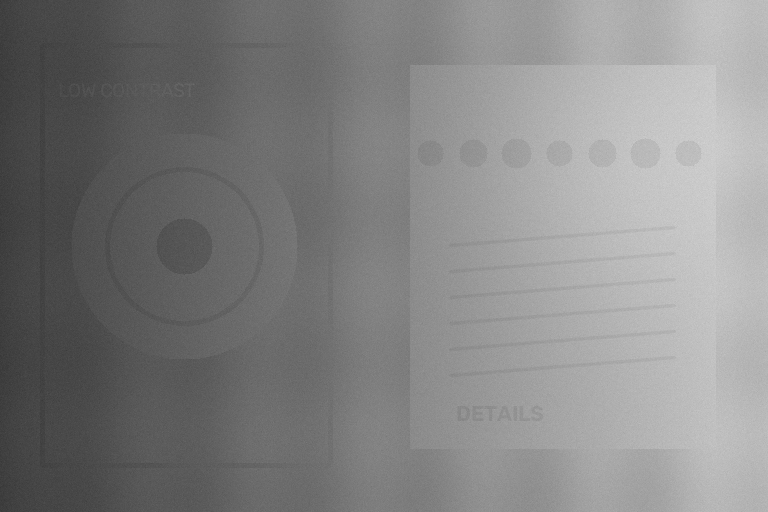
#> input picture output/original.png, 768 x 512 px
$ python -i enhance.py   (imports and definitions only)
#> lines starting #> are read from the running program, lines starting #| are printed output that depends on the picture
#> further down, picture is the input picture: shape (512, 768); min 54, max 211, mean 131.3
"""Five reproducible 8-bit grayscale contrast transforms.

The ACE/LRS function is a transparent teaching implementation inspired by
Srinivasan & Balram (2006); its strength curve is a documented choice, not
an asserted reproduction of the paper's unpublished numerical settings.
"""

from __future__ import annotations

import argparse
from pathlib import Path

import cv2 as cv
import numpy as np


def require_gray8(image: np.ndarray) -> None:
    if image.ndim != 2 or image.dtype != np.uint8:
        raise ValueError("Expected a single-channel uint8 grayscale image")


def he(image: np.ndarray) -> np.ndarray:
    """Global histogram equalization."""
    require_gray8(image)
    return cv.equalizeHist(image)
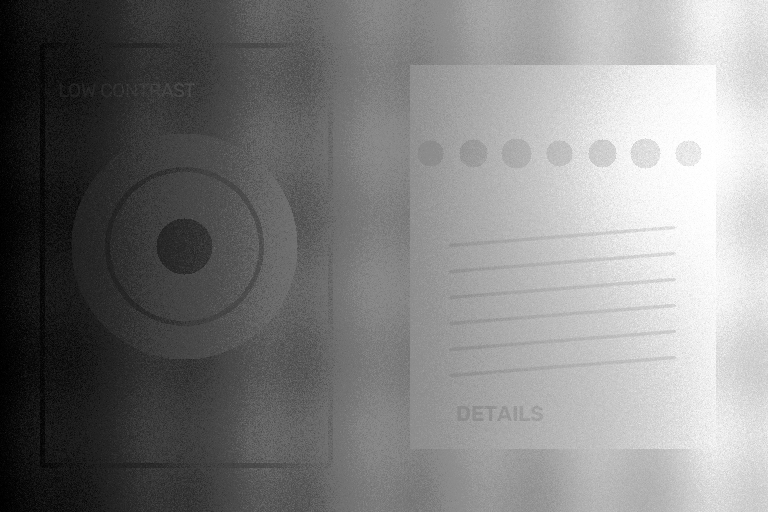
#> returned value: shape (512, 768); min 0, max 255, mean 128.5


def ahe_tiled(image: np.ndarray, grid: tuple[int, int] = (8, 8)) -> np.ndarray:
    """Tile-based AHE with interpolation and an effectively inactive clip cap.

For an 8-bit tile, OpenCV's internal clip threshold is proportional to
clipLimit * tile_area / 256. Setting clipLimit=256 makes that threshold at
least the tile area, so no histogram bin can exceed it. This is tile AHE,
not the slower classical sliding-window AHE at every pixel.
    """
#> called with grid = (8, 8)
    require_gray8(image)
    return cv.createCLAHE(clipLimit=256.0, tileGridSize=grid).apply(image)
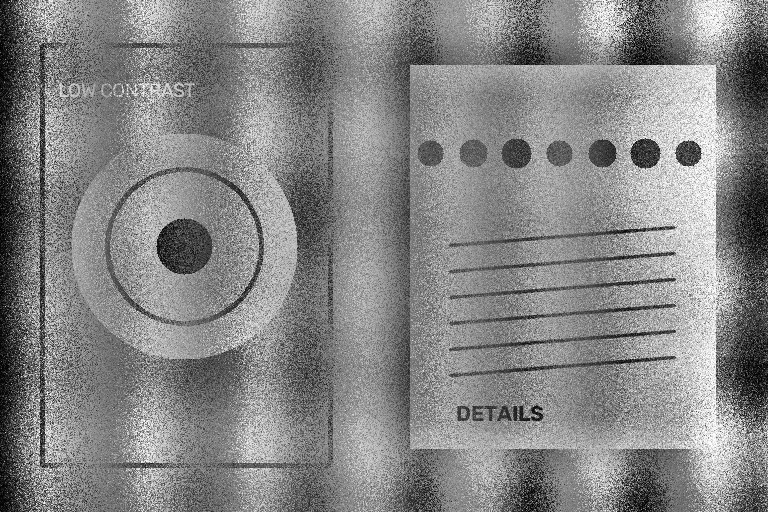
#> returned value: shape (512, 768); min 0, max 255, mean 133.4


def clahe(
    image: np.ndarray,
    clip_limit: float = 2.0,
    grid: tuple[int, int] = (8, 8),
) -> np.ndarray:
    """OpenCV contrast-limited tile AHE."""
#> called with clip_limit = 2, grid = (8, 8)
    require_gray8(image)
    if clip_limit <= 0:
        raise ValueError("clip_limit must be positive")
    return cv.createCLAHE(clipLimit=clip_limit, tileGridSize=grid).apply(image)


def ace_lrs(
    image: np.ndarray,
    strengths: tuple[float, float, float] = (0.95, 0.65, 0.35),
) -> np.ndarray:
    """Adaptive contrast enhancement in three *intensity* regions.

Each region is equalized within its own intensity band. The result is blended
with the input. Its weight follows a triangular function of mean absolute
deviation (MAD): near-zero and near-maximal spread receive little weight.
This captures the paper's described design, while the exact band endpoints,
triangular peak and strengths are explicit teaching choices.
    """
#> called with strengths = (0.95, 0.65, 0.35)
    require_gray8(image)
    if len(strengths) != 3 or any(not 0 <= s <= 1 for s in strengths):
        raise ValueError("strengths must contain three numbers in [0, 1]")

    # [0, 85), [85, 170), [170, 256): contiguous, non-overlapping bands.
    edges = (0, 85, 170, 256)
    lut = np.arange(256, dtype=np.float64)
    hist = np.bincount(image.ravel(), minlength=256)
#> hist = 256 values, max 5396 at index 109, min 0 at index 0, mean 1536
    for band in range(3):
        lo, hi = edges[band : band + 2]
        counts = hist[lo:hi]
        total = int(counts.sum())
        present = np.flatnonzero(counts)
        if total < 2 or len(present) < 2:
            continue

        levels = np.arange(lo, hi, dtype=np.float64)
        mean = float(np.dot(levels, counts) / total)
        mad = float(np.dot(np.abs(levels - mean), counts) / total)
        # For values in a fixed band, maximum MAD is approximately half
        # the band width. The triangle peaks at half this maximum.
        spread = np.clip(mad / ((hi - lo - 1) / 2), 0.0, 1.0)
        triangle = max(0.0, 1.0 - abs(2.0 * spread - 1.0))
        weight = strengths[band] * triangle
        if weight == 0:
            continue

        cdf = np.cumsum(counts, dtype=np.float64)
        first_cdf = cdf[present[0]]
        mapped = lo + (cdf - first_cdf) * (hi - lo - 1) / (total - first_cdf)
        mapped = np.clip(mapped, lo, hi - 1)
        lut[lo:hi] = (1.0 - weight) * levels + weight * mapped
#> this loop made 3 passes
#> (total, mean, mad, spread, triangle, weight, first_cdf) on passes 1 to 3: (63571, 72.48, 4.98, 0.119, 0.237, 0.225, 2), (228256, 123.5, 21.65, 0.515, 0.969, 0.63, 2773), (101389, 185.5, 7.12, 0.168, 0.335, 0.117, 2536)
#> after the loop, lut = 256 values from 0 to 255

    return cv.LUT(image, np.rint(np.clip(lut, 0, 255)).astype(np.uint8))


def process(image: np.ndarray) -> dict[str, np.ndarray]:
    require_gray8(image)
    return {
        "original": image,
        "he": he(image),
        "ahe": ahe_tiled(image),
        "clahe": clahe(image),
        "ace_lrs": ace_lrs(image),
    }


def read_gray(path: Path) -> np.ndarray | None:
    """Read paths containing non-ASCII characters on Windows, too."""
    try:
        data = np.fromfile(str(path), dtype=np.uint8)
    except OSError:
        return None
    return cv.imdecode(data, cv.IMREAD_GRAYSCALE) if data.size else None


def write_png(path: Path, image: np.ndarray) -> None:
    ok, data = cv.imencode(".png", image)
    if not ok:
        raise OSError(f"Cannot encode {path}")
    data.tofile(str(path))


def main() -> None:
    parser = argparse.ArgumentParser(description=__doc__)
    parser.add_argument("input", type=Path, help="8-bit grayscale or BGR image")
    parser.add_argument("--output", type=Path, default=Path("output"))
    args = parser.parse_args()
    image = read_gray(args.input)
    if image is None:
        parser.error(f"Cannot read image: {args.input}")
    args.output.mkdir(parents=True, exist_ok=True)
    for name, result in process(image).items():
        write_png(args.output / f"{name}.png", result)
    print(f"Saved 5 images to {args.output.resolve()}")


# [2 lines not run here, left out]

>>> import cv2
>>> picture = cv2.imread('output/original.png', cv2.IMREAD_GRAYSCALE)
>>> result = process(picture)
#> result = 5 items
